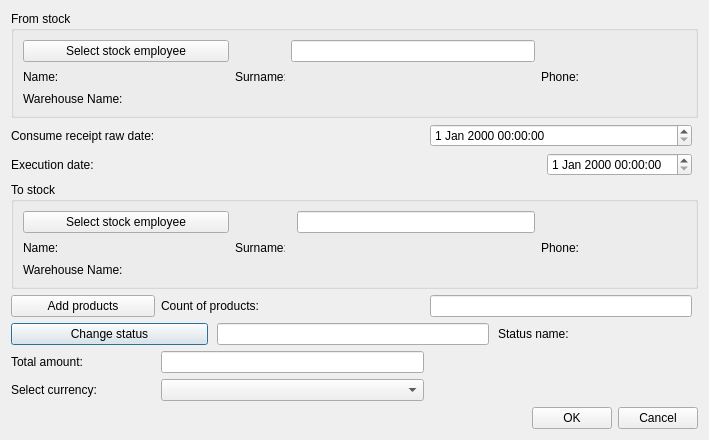
<?xml version="1.0" encoding="UTF-8"?>
<ui version="4.0">
 <class>CreateReceiptRaw</class>
 <widget class="QDialog" name="CreateReceiptRaw">
  <property name="geometry">
   <rect>
    <x>0</x>
    <y>0</y>
    <width>675</width>
    <height>423</height>
   </rect>
  </property>
  <property name="windowTitle">
   <string>Create/Update stock transfer</string>
  </property>
  <property name="locale">
   <locale language="English" country="UnitedStates"/>
  </property>
  <property name="modal">
   <bool>false</bool>
  </property>
  <layout class="QGridLayout" name="gridLayout">
   <property name="leftMargin">
    <number>11</number>
   </property>
   <property name="topMargin">
    <number>11</number>
   </property>
   <property name="rightMargin">
    <number>11</number>
   </property>
   <property name="bottomMargin">
    <number>11</number>
   </property>
   <item row="5" column="0" colspan="5">
    <widget class="QWidget" name="statusWidget" native="true">
     <layout class="QHBoxLayout" name="horizontalLayout_3">
      <property name="spacing">
       <number>9</number>
      </property>
      <property name="leftMargin">
       <number>0</number>
      </property>
      <property name="topMargin">
       <number>0</number>
      </property>
      <property name="rightMargin">
       <number>0</number>
      </property>
      <property name="bottomMargin">
       <number>0</number>
      </property>
      <item>
       <widget class="QPushButton" name="statusBtn">
        <property name="sizePolicy">
         <sizepolicy hsizetype="Fixed" vsizetype="Fixed">
          <horstretch>0</horstretch>
          <verstretch>0</verstretch>
         </sizepolicy>
        </property>
        <property name="minimumSize">
         <size>
          <width>197</width>
          <height>0</height>
         </size>
        </property>
        <property name="text">
         <string>Change status</string>
        </property>
       </widget>
      </item>
      <item>
       <widget class="QLineEdit" name="statusEdit">
        <property name="readOnly">
         <bool>true</bool>
        </property>
       </widget>
      </item>
      <item>
       <widget class="QLabel" name="statusLb">
        <property name="text">
         <string>Status name:</string>
        </property>
       </widget>
      </item>
      <item>
       <widget class="QLabel" name="statusPh">
        <property name="minimumSize">
         <size>
          <width>120</width>
          <height>0</height>
         </size>
        </property>
        <property name="font">
         <font>
          <family>Times New Roman</family>
          <pointsize>12</pointsize>
          <weight>75</weight>
          <italic>true</italic>
          <bold>true</bold>
         </font>
        </property>
        <property name="text">
         <string/>
        </property>
       </widget>
      </item>
     </layout>
    </widget>
   </item>
   <item row="2" column="0" colspan="4">
    <widget class="QWidget" name="execDateWidget" native="true">
     <layout class="QHBoxLayout" name="horizontalLayout_2">
      <property name="spacing">
       <number>9</number>
      </property>
      <property name="leftMargin">
       <number>0</number>
      </property>
      <property name="topMargin">
       <number>0</number>
      </property>
      <property name="rightMargin">
       <number>0</number>
      </property>
      <property name="bottomMargin">
       <number>0</number>
      </property>
      <item>
       <widget class="QLabel" name="execDateLb">
        <property name="sizePolicy">
         <sizepolicy hsizetype="Fixed" vsizetype="Preferred">
          <horstretch>0</horstretch>
          <verstretch>0</verstretch>
         </sizepolicy>
        </property>
        <property name="minimumSize">
         <size>
          <width>197</width>
          <height>0</height>
         </size>
        </property>
        <property name="text">
         <string>Execution date:</string>
        </property>
       </widget>
      </item>
      <item>
       <spacer name="horizontalSpacer_2">
        <property name="orientation">
         <enum>Qt::Horizontal</enum>
        </property>
        <property name="sizeHint" stdset="0">
         <size>
          <width>40</width>
          <height>20</height>
         </size>
        </property>
       </spacer>
      </item>
      <item>
       <widget class="QDateTimeEdit" name="execDateEdit">
        <property name="minimumSize">
         <size>
          <width>127</width>
          <height>0</height>
         </size>
        </property>
       </widget>
      </item>
     </layout>
    </widget>
   </item>
   <item row="0" column="0" colspan="5">
    <widget class="QGroupBox" name="fromBox">
     <property name="title">
      <string>From stock</string>
     </property>
     <layout class="QGridLayout" name="gridLayout_3">
      <item row="0" column="5">
       <widget class="QLineEdit" name="fromStkEmpEdit">
        <property name="toolTip">
         <string>&lt;html&gt;&lt;head/&gt;&lt;body&gt;&lt;p&gt;Enter client ID&lt;/p&gt;&lt;/body&gt;&lt;/html&gt;</string>
        </property>
        <property name="readOnly">
         <bool>true</bool>
        </property>
       </widget>
      </item>
      <item row="0" column="1" colspan="3">
       <widget class="QPushButton" name="stockEmpFromBtn">
        <property name="minimumSize">
         <size>
          <width>0</width>
          <height>0</height>
         </size>
        </property>
        <property name="text">
         <string>Select stock employee</string>
        </property>
       </widget>
      </item>
      <item row="1" column="5" rowspan="2">
       <widget class="QLabel" name="empSurnamePh">
        <property name="minimumSize">
         <size>
          <width>100</width>
          <height>0</height>
         </size>
        </property>
        <property name="font">
         <font>
          <family>Times New Roman</family>
          <pointsize>12</pointsize>
          <weight>75</weight>
          <italic>true</italic>
          <bold>true</bold>
         </font>
        </property>
        <property name="text">
         <string/>
        </property>
       </widget>
      </item>
      <item row="1" column="4" rowspan="2">
       <widget class="QLabel" name="empSurnameLb">
        <property name="minimumSize">
         <size>
          <width>50</width>
          <height>0</height>
         </size>
        </property>
        <property name="maximumSize">
         <size>
          <width>50</width>
          <height>16777215</height>
         </size>
        </property>
        <property name="text">
         <string>Surname:</string>
        </property>
       </widget>
      </item>
      <item row="1" column="2" rowspan="2" colspan="2">
       <widget class="QLabel" name="empNamePh">
        <property name="minimumSize">
         <size>
          <width>100</width>
          <height>0</height>
         </size>
        </property>
        <property name="font">
         <font>
          <family>Times New Roman</family>
          <pointsize>12</pointsize>
          <weight>75</weight>
          <italic>true</italic>
          <bold>true</bold>
         </font>
        </property>
        <property name="text">
         <string/>
        </property>
       </widget>
      </item>
      <item row="1" column="6" rowspan="2">
       <widget class="QLabel" name="empPhoneLb">
        <property name="text">
         <string>Phone:</string>
        </property>
       </widget>
      </item>
      <item row="1" column="1" rowspan="2">
       <widget class="QLabel" name="empNameLb">
        <property name="minimumSize">
         <size>
          <width>50</width>
          <height>0</height>
         </size>
        </property>
        <property name="maximumSize">
         <size>
          <width>50</width>
          <height>16777215</height>
         </size>
        </property>
        <property name="text">
         <string>Name:</string>
        </property>
       </widget>
      </item>
      <item row="1" column="7" rowspan="2">
       <widget class="QLabel" name="empPhonePh">
        <property name="minimumSize">
         <size>
          <width>100</width>
          <height>0</height>
         </size>
        </property>
        <property name="font">
         <font>
          <family>Times New Roman</family>
          <pointsize>12</pointsize>
          <weight>75</weight>
          <italic>true</italic>
          <bold>true</bold>
         </font>
        </property>
        <property name="text">
         <string/>
        </property>
       </widget>
      </item>
      <item row="3" column="1">
       <widget class="QLabel" name="fromWrhName">
        <property name="text">
         <string>Warehouse Name:</string>
        </property>
       </widget>
      </item>
      <item row="3" column="4" colspan="2">
       <widget class="QLabel" name="fromWrhNamePh">
        <property name="text">
         <string/>
        </property>
       </widget>
      </item>
     </layout>
    </widget>
   </item>
   <item row="7" column="2">
    <widget class="QComboBox" name="currencyCmb"/>
   </item>
   <item row="6" column="2">
    <widget class="QLineEdit" name="sumEdit">
     <property name="readOnly">
      <bool>true</bool>
     </property>
    </widget>
   </item>
   <item row="8" column="0" colspan="5">
    <layout class="QHBoxLayout" name="horizontalLayout">
     <item>
      <spacer name="horizontalSpacer">
       <property name="orientation">
        <enum>Qt::Horizontal</enum>
       </property>
       <property name="sizeHint" stdset="0">
        <size>
         <width>40</width>
         <height>20</height>
        </size>
       </property>
      </spacer>
     </item>
     <item>
      <widget class="QPushButton" name="okBtn">
       <property name="text">
        <string>OK</string>
       </property>
      </widget>
     </item>
     <item>
      <widget class="QPushButton" name="cancelBtn">
       <property name="text">
        <string>Cancel</string>
       </property>
      </widget>
     </item>
    </layout>
   </item>
   <item row="4" column="3">
    <widget class="QLineEdit" name="prodCountEdit">
     <property name="readOnly">
      <bool>true</bool>
     </property>
    </widget>
   </item>
   <item row="4" column="2">
    <widget class="QLabel" name="prodCountLb">
     <property name="text">
      <string>Count of products:</string>
     </property>
    </widget>
   </item>
   <item row="7" column="0" colspan="2">
    <widget class="QLabel" name="currencyLb">
     <property name="text">
      <string>Select currency:</string>
     </property>
    </widget>
   </item>
   <item row="6" column="0" colspan="2">
    <widget class="QLabel" name="sumLb">
     <property name="text">
      <string>Total amount:</string>
     </property>
    </widget>
   </item>
   <item row="1" column="3">
    <widget class="QDateTimeEdit" name="dateEdit"/>
   </item>
   <item row="1" column="0" colspan="2">
    <widget class="QLabel" name="dateLb">
     <property name="text">
      <string>Consume receipt raw date:</string>
     </property>
    </widget>
   </item>
   <item row="4" column="0" colspan="2">
    <widget class="QPushButton" name="addProdBtn">
     <property name="text">
      <string>Add products</string>
     </property>
    </widget>
   </item>
   <item row="3" column="0" colspan="5">
    <widget class="QGroupBox" name="toBox">
     <property name="title">
      <string>To stock</string>
     </property>
     <layout class="QGridLayout" name="gridLayout_2">
      <item row="0" column="1" colspan="2">
       <widget class="QPushButton" name="stockEmpToBtn">
        <property name="text">
         <string>Select stock employee</string>
        </property>
       </widget>
      </item>
      <item row="0" column="5">
       <widget class="QLineEdit" name="toStkEmpEdit">
        <property name="toolTip">
         <string>&lt;html&gt;&lt;head/&gt;&lt;body&gt;&lt;p&gt;Enter employee ID&lt;/p&gt;&lt;/body&gt;&lt;/html&gt;</string>
        </property>
        <property name="readOnly">
         <bool>true</bool>
        </property>
       </widget>
      </item>
      <item row="1" column="2">
       <widget class="QLabel" name="empStockNamePh">
        <property name="minimumSize">
         <size>
          <width>100</width>
          <height>0</height>
         </size>
        </property>
        <property name="font">
         <font>
          <family>Times New Roman</family>
          <pointsize>12</pointsize>
          <weight>75</weight>
          <italic>true</italic>
          <bold>true</bold>
         </font>
        </property>
        <property name="text">
         <string/>
        </property>
       </widget>
      </item>
      <item row="1" column="1">
       <widget class="QLabel" name="empStockNameLb">
        <property name="minimumSize">
         <size>
          <width>50</width>
          <height>0</height>
         </size>
        </property>
        <property name="maximumSize">
         <size>
          <width>50</width>
          <height>16777215</height>
         </size>
        </property>
        <property name="text">
         <string>Name:</string>
        </property>
       </widget>
      </item>
      <item row="1" column="7">
       <widget class="QLabel" name="empStockPhonePh">
        <property name="minimumSize">
         <size>
          <width>100</width>
          <height>0</height>
         </size>
        </property>
        <property name="font">
         <font>
          <family>Times New Roman</family>
          <pointsize>12</pointsize>
          <weight>75</weight>
          <italic>true</italic>
          <bold>true</bold>
         </font>
        </property>
        <property name="text">
         <string/>
        </property>
       </widget>
      </item>
      <item row="1" column="6">
       <widget class="QLabel" name="empStockPhoneLb">
        <property name="text">
         <string>Phone:</string>
        </property>
       </widget>
      </item>
      <item row="1" column="3">
       <widget class="QLabel" name="empStockSurnameLb">
        <property name="minimumSize">
         <size>
          <width>50</width>
          <height>0</height>
         </size>
        </property>
        <property name="maximumSize">
         <size>
          <width>50</width>
          <height>16777215</height>
         </size>
        </property>
        <property name="text">
         <string>Surname:</string>
        </property>
       </widget>
      </item>
      <item row="1" column="4" colspan="2">
       <widget class="QLabel" name="empStockSurnamePh">
        <property name="minimumSize">
         <size>
          <width>100</width>
          <height>0</height>
         </size>
        </property>
        <property name="font">
         <font>
          <family>Times New Roman</family>
          <pointsize>12</pointsize>
          <weight>75</weight>
          <italic>true</italic>
          <bold>true</bold>
         </font>
        </property>
        <property name="text">
         <string/>
        </property>
       </widget>
      </item>
      <item row="2" column="1">
       <widget class="QLabel" name="fromWrhName_2">
        <property name="text">
         <string>Warehouse Name:</string>
        </property>
       </widget>
      </item>
      <item row="2" column="3" colspan="3">
       <widget class="QLabel" name="toWrhNamePh">
        <property name="text">
         <string/>
        </property>
       </widget>
      </item>
     </layout>
    </widget>
   </item>
  </layout>
 </widget>
 <tabstops>
  <tabstop>addProdBtn</tabstop>
  <tabstop>okBtn</tabstop>
  <tabstop>cancelBtn</tabstop>
 </tabstops>
 <resources/>
 <connections/>
</ui>
